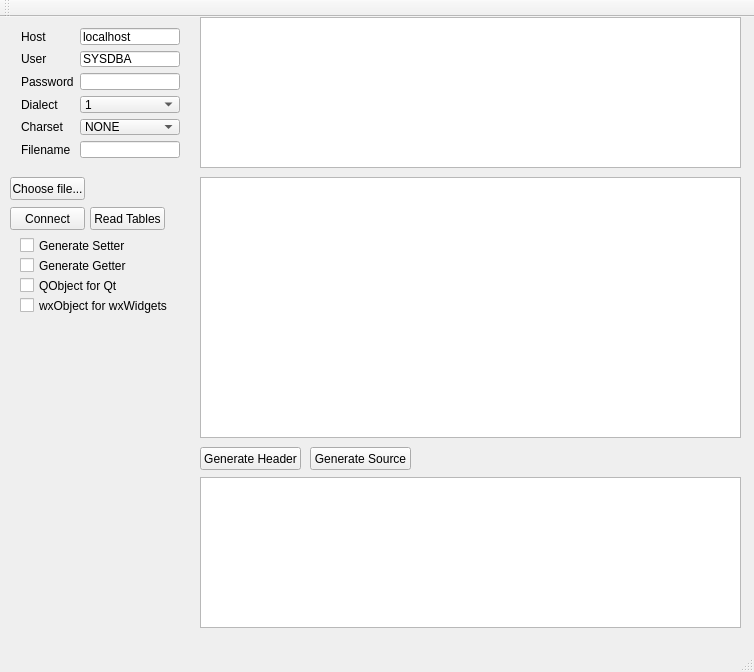
<?xml version="1.0" encoding="UTF-8"?>
<ui version="4.0">
 <class>MainWindow</class>
 <widget class="QMainWindow" name="MainWindow">
  <property name="geometry">
   <rect>
    <x>0</x>
    <y>0</y>
    <width>754</width>
    <height>672</height>
   </rect>
  </property>
  <property name="windowTitle">
   <string>MainWindow</string>
  </property>
  <widget class="QWidget" name="centralWidget">
   <property name="sizePolicy">
    <sizepolicy hsizetype="Expanding" vsizetype="Expanding">
     <horstretch>0</horstretch>
     <verstretch>0</verstretch>
    </sizepolicy>
   </property>
   <widget class="QWidget" name="formLayoutWidget">
    <property name="geometry">
     <rect>
      <x>10</x>
      <y>0</y>
      <width>181</width>
      <height>152</height>
     </rect>
    </property>
    <layout class="QFormLayout" name="formLayout">
     <property name="fieldGrowthPolicy">
      <enum>QFormLayout::AllNonFixedFieldsGrow</enum>
     </property>
     <item row="0" column="0">
      <widget class="QLabel" name="hostLabel">
       <property name="text">
        <string>Host</string>
       </property>
      </widget>
     </item>
     <item row="0" column="1">
      <widget class="QLineEdit" name="hostLineEdit">
       <property name="text">
        <string>localhost</string>
       </property>
      </widget>
     </item>
     <item row="1" column="0">
      <widget class="QLabel" name="userLabel">
       <property name="text">
        <string>User</string>
       </property>
      </widget>
     </item>
     <item row="1" column="1">
      <widget class="QLineEdit" name="userLineEdit">
       <property name="text">
        <string>SYSDBA</string>
       </property>
      </widget>
     </item>
     <item row="2" column="0">
      <widget class="QLabel" name="passwordLabel">
       <property name="text">
        <string>Password</string>
       </property>
      </widget>
     </item>
     <item row="2" column="1">
      <widget class="QLineEdit" name="passwordLineEdit">
       <property name="text">
        <string/>
       </property>
       <property name="echoMode">
        <enum>QLineEdit::Password</enum>
       </property>
      </widget>
     </item>
     <item row="3" column="0">
      <widget class="QLabel" name="dialectLabel">
       <property name="text">
        <string>Dialect</string>
       </property>
      </widget>
     </item>
     <item row="3" column="1">
      <widget class="QComboBox" name="dialectComboBox">
       <item>
        <property name="text">
         <string>1</string>
        </property>
       </item>
       <item>
        <property name="text">
         <string>2</string>
        </property>
       </item>
       <item>
        <property name="text">
         <string>3</string>
        </property>
       </item>
      </widget>
     </item>
     <item row="4" column="0">
      <widget class="QLabel" name="charsetLabel">
       <property name="text">
        <string>Charset</string>
       </property>
      </widget>
     </item>
     <item row="4" column="1">
      <widget class="QComboBox" name="charsetComboBox">
       <item>
        <property name="text">
         <string>NONE</string>
        </property>
       </item>
       <item>
        <property name="text">
         <string>UNICODE_FSS</string>
        </property>
       </item>
       <item>
        <property name="text">
         <string>ASCII</string>
        </property>
       </item>
       <item>
        <property name="text">
         <string>UTF8</string>
        </property>
       </item>
       <item>
        <property name="text">
         <string>ISO8859_2</string>
        </property>
       </item>
       <item>
        <property name="text">
         <string>ISO8859_3</string>
        </property>
       </item>
       <item>
        <property name="text">
         <string>ISO8859_4</string>
        </property>
       </item>
       <item>
        <property name="text">
         <string>ISO8859_5</string>
        </property>
       </item>
       <item>
        <property name="text">
         <string>ISO8859_6</string>
        </property>
       </item>
       <item>
        <property name="text">
         <string>ISO8859_7</string>
        </property>
       </item>
       <item>
        <property name="text">
         <string>ISO8859_8</string>
        </property>
       </item>
       <item>
        <property name="text">
         <string>ISO8859_9</string>
        </property>
       </item>
       <item>
        <property name="text">
         <string>ISO8859_13</string>
        </property>
       </item>
       <item>
        <property name="text">
         <string>WIN1250</string>
        </property>
       </item>
       <item>
        <property name="text">
         <string>WIN1251</string>
        </property>
       </item>
       <item>
        <property name="text">
         <string>WIN1252</string>
        </property>
       </item>
       <item>
        <property name="text">
         <string>WIN1253</string>
        </property>
       </item>
       <item>
        <property name="text">
         <string>WIN1254</string>
        </property>
       </item>
       <item>
        <property name="text">
         <string>WIN1255</string>
        </property>
       </item>
       <item>
        <property name="text">
         <string>WIN1256</string>
        </property>
       </item>
       <item>
        <property name="text">
         <string>WIN1257</string>
        </property>
       </item>
       <item>
        <property name="text">
         <string>WIN1258</string>
        </property>
       </item>
      </widget>
     </item>
     <item row="5" column="0">
      <widget class="QLabel" name="filenameLabel">
       <property name="text">
        <string>Filename</string>
       </property>
      </widget>
     </item>
     <item row="5" column="1">
      <widget class="QLineEdit" name="filenameLineEdit"/>
     </item>
    </layout>
   </widget>
   <widget class="QPushButton" name="pbChoosefile">
    <property name="geometry">
     <rect>
      <x>10</x>
      <y>160</y>
      <width>75</width>
      <height>23</height>
     </rect>
    </property>
    <property name="text">
     <string>Choose file...</string>
    </property>
   </widget>
   <widget class="QPushButton" name="pbConnect">
    <property name="geometry">
     <rect>
      <x>10</x>
      <y>190</y>
      <width>75</width>
      <height>23</height>
     </rect>
    </property>
    <property name="text">
     <string>Connect</string>
    </property>
   </widget>
   <widget class="QTableView" name="tvTables">
    <property name="geometry">
     <rect>
      <x>200</x>
      <y>0</y>
      <width>541</width>
      <height>151</height>
     </rect>
    </property>
   </widget>
   <widget class="QTableView" name="tvFields">
    <property name="geometry">
     <rect>
      <x>200</x>
      <y>160</y>
      <width>541</width>
      <height>261</height>
     </rect>
    </property>
   </widget>
   <widget class="QPushButton" name="pbRead">
    <property name="geometry">
     <rect>
      <x>90</x>
      <y>190</y>
      <width>75</width>
      <height>23</height>
     </rect>
    </property>
    <property name="text">
     <string>Read Tables</string>
    </property>
   </widget>
   <widget class="QCheckBox" name="cbgenSetter">
    <property name="geometry">
     <rect>
      <x>20</x>
      <y>220</y>
      <width>171</width>
      <height>17</height>
     </rect>
    </property>
    <property name="text">
     <string>Generate Setter</string>
    </property>
   </widget>
   <widget class="QCheckBox" name="cbGenGetter">
    <property name="geometry">
     <rect>
      <x>20</x>
      <y>240</y>
      <width>171</width>
      <height>17</height>
     </rect>
    </property>
    <property name="text">
     <string>Generate Getter</string>
    </property>
   </widget>
   <widget class="QCheckBox" name="cbQObject">
    <property name="geometry">
     <rect>
      <x>20</x>
      <y>260</y>
      <width>171</width>
      <height>17</height>
     </rect>
    </property>
    <property name="text">
     <string>QObject for Qt</string>
    </property>
   </widget>
   <widget class="QPushButton" name="pbGenerateHeader">
    <property name="geometry">
     <rect>
      <x>200</x>
      <y>430</y>
      <width>101</width>
      <height>23</height>
     </rect>
    </property>
    <property name="text">
     <string>Generate Header</string>
    </property>
   </widget>
   <widget class="QPushButton" name="pbGenerateSource">
    <property name="geometry">
     <rect>
      <x>310</x>
      <y>430</y>
      <width>101</width>
      <height>23</height>
     </rect>
    </property>
    <property name="text">
     <string>Generate Source</string>
    </property>
   </widget>
   <widget class="QTextEdit" name="edtGentext">
    <property name="geometry">
     <rect>
      <x>200</x>
      <y>460</y>
      <width>541</width>
      <height>151</height>
     </rect>
    </property>
   </widget>
   <widget class="QCheckBox" name="cbwxObject">
    <property name="geometry">
     <rect>
      <x>20</x>
      <y>280</y>
      <width>171</width>
      <height>17</height>
     </rect>
    </property>
    <property name="text">
     <string>wxObject for wxWidgets</string>
    </property>
   </widget>
  </widget>
  <widget class="QMenuBar" name="menuBar">
   <property name="geometry">
    <rect>
     <x>0</x>
     <y>0</y>
     <width>754</width>
     <height>21</height>
    </rect>
   </property>
  </widget>
  <widget class="QToolBar" name="mainToolBar">
   <attribute name="toolBarArea">
    <enum>TopToolBarArea</enum>
   </attribute>
   <attribute name="toolBarBreak">
    <bool>false</bool>
   </attribute>
  </widget>
  <widget class="QStatusBar" name="statusBar"/>
 </widget>
 <layoutdefault spacing="6" margin="11"/>
 <resources/>
 <connections/>
</ui>
